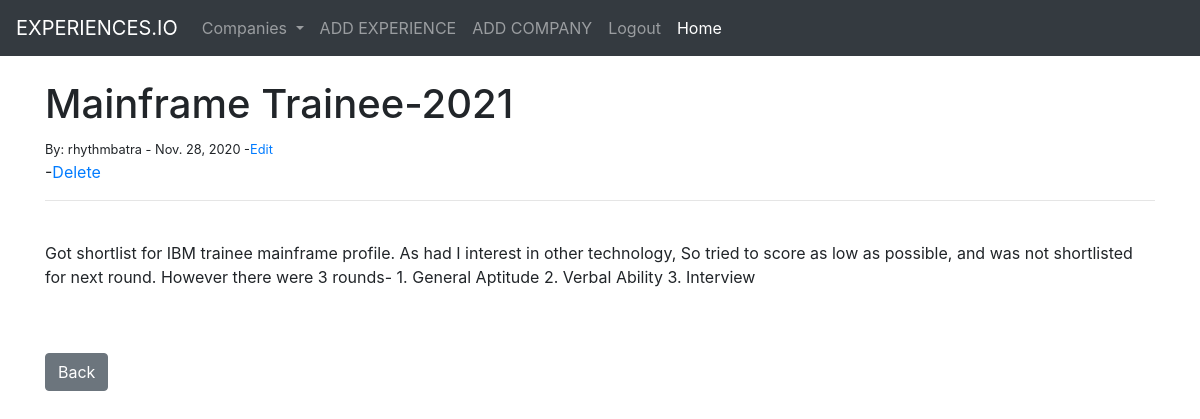
Page /article/9 (signed in) on the committed database.
### theblog/models.py (models this page shows, shortened)
class Post(models.Model):
    title = models.CharField(max_length =255)
    title_tag = models.CharField(max_length =255)
    author = models.ForeignKey(User, on_delete=models.CASCADE)
    body = models.TextField()
    post_date = models.DateField(auto_now_add=True)
    category = models.CharField(max_length=255,default='Company')

### theblog/views.py (the view)
# urls.py: path('article/<int:pk>', ArticleDetailView.as_view(), name = "article-detail"),
class ArticleDetailView(DetailView):
    model = Post
    template_name = 'article_details.html'
    def get_context_data(self, *args, **kwargs):
        cat_menu = Category.objects.all()
        context = super(ArticleDetailView,self).get_context_data(*args, **kwargs)
        context["cat_menu"] = cat_menu
        return context

### theblog/models.py (called while the page is built)
    def __str__(self):
        return self.name

### theblog/templates/article_details.html (shortened to what this page needs)
{% extends 'base.html' %}
{% block  content %}
<h1>{{ post.title }}</h1>
<small>By: {{ post.author }} - {{ post.post_date }}
    {% if user.is_authenticated %}
    {% if user.id == post.author.id %}
    -<a href="{% url 'update_post' post.pk %}">Edit</a></small><br/>
-<a href="{% url 'delete_post' post.pk %}">Delete</a>
{% endif %}
{% endif %}
<hr>
<br/>
<p>{{ post.body}}</p>
<br><br/>
<a href="{% url 'home' %}" class="btn btn-secondary">Back</a>
{% endblock %}

### rows in the picture
Post: title "Mainframe Trainee-2021", author "rhythmbatra", post_date "Nov. 28, 2020", body "Got shortlist for IBM trainee mainframe profile. As had I interest in other technology, So tried to score as low as possible, and was not shortlisted for next round. However there were 3 rounds- 1. General Aptitude 2. Verbal Ability 3. Interview"
